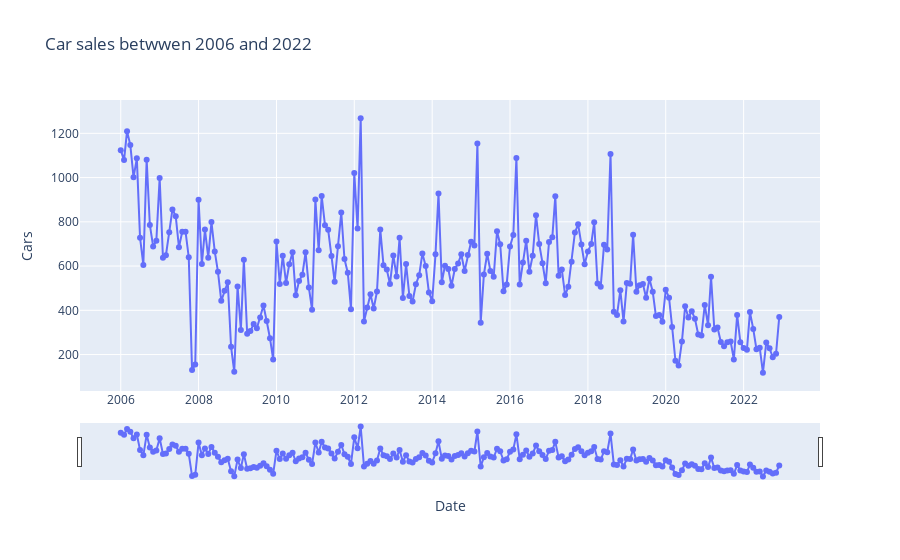

The cell this chart's notebook holds for it:
### Markdown cell above
### Plot data

### Code cell
import plotly.graph_objs as go

title = 'Car sales betwwen 2006 and 2022'

fig= go.Figure()
fig.add_trace(go.Scatter(dict(x=df.index, y=df['Orders'], mode='lines+markers')))

fig.update_layout(title=go.layout.Title(text=title),
 xaxis=go.layout.XAxis(title=go.layout.xaxis.Title(text='Date')),
 yaxis=go.layout.YAxis(title=go.layout.yaxis.Title(text='Cars')))

fig.update_xaxes(rangeslider_visible=True)
fig.show()

### Figure 1 — Plotly figure (JSON) as saved in the notebook; plotly's stock layout.template omitted (floating-point values rounded to 4 significant figures; data arrays with more than 128 entries replaced by an {"elided": "..."} marker saying what was removed)
{"data": [{"mode": "lines+markers", "type": "scatter", "x": {"elided": "204 str values"}, "y": {"elided": "204 int values"}}], "layout": {"title": {"text": "Car sales betwwen 2006 and 2022"}, "xaxis": {"rangeslider": {"visible": true}, "title": {"text": "Date"}}, "yaxis": {"title": {"text": "Cars"}}}}
